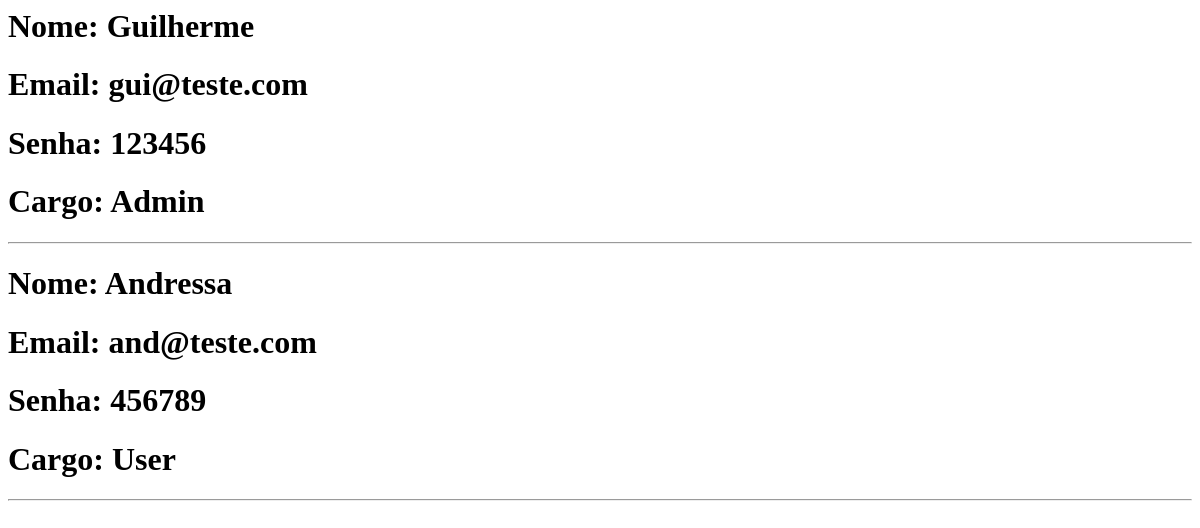
Page /autenticacao/listar/ on the earlier database version.
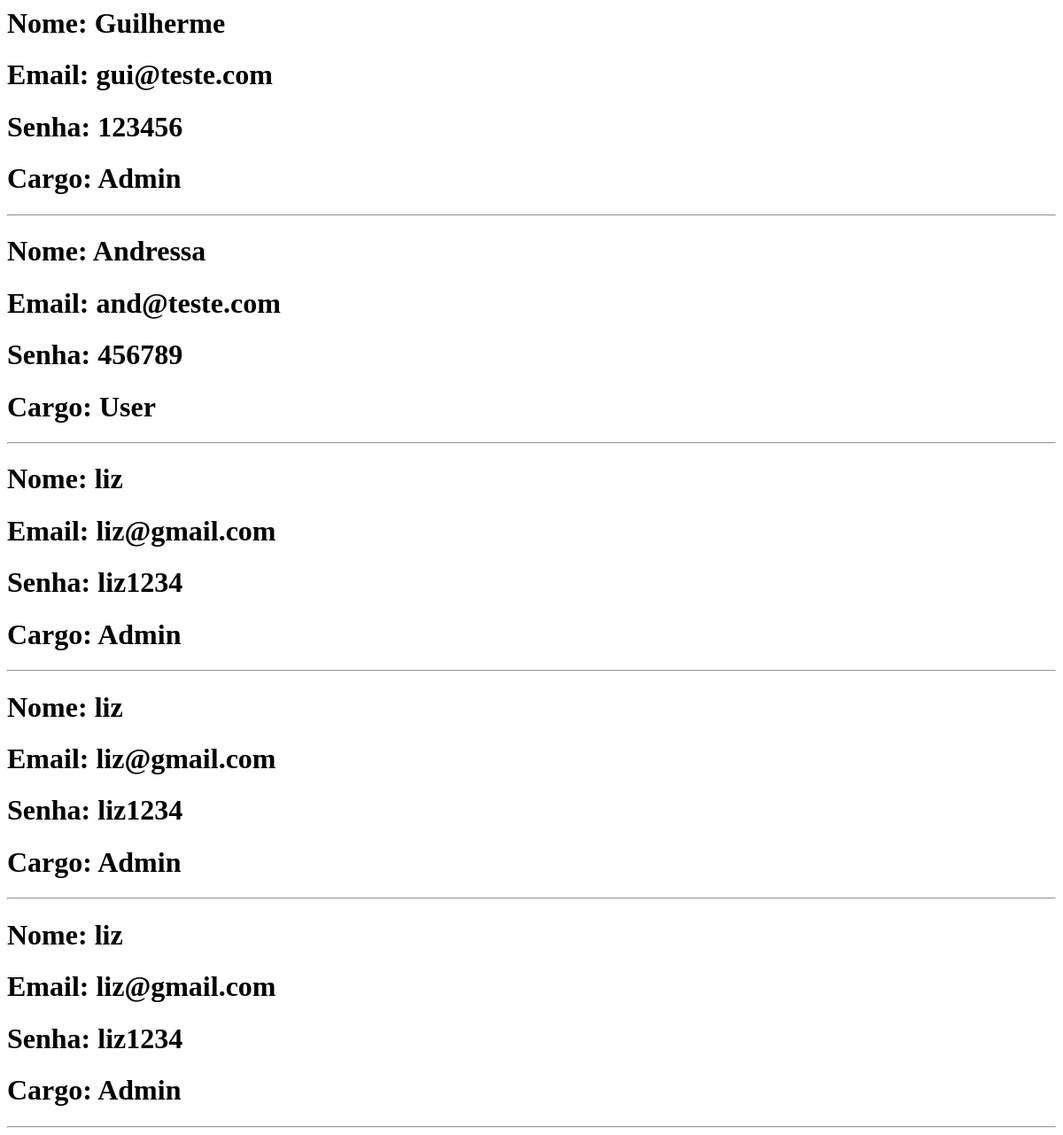
Same page on the later database version.
### autenticacao/models.py (models this page shows)
class Pessoa(models.Model):
    nome = models.CharField(max_length=100)
    email = models.EmailField(max_length=254)
    senha = models.CharField(max_length=100)
    cargo = models.ForeignKey(Cargo, on_delete=models.DO_NOTHING)
    def __str__(self):
        return self.nome

class Cargo(models.Model):
    nome = models.CharField(max_length=100)
    def __str__(self):
        return self.nome

### autenticacao/views.py (the view, shortened to what this page needs)
# urls.py: path('listar/', views.listar, name='listar'),
def listar(request):
    pessoas = Pessoa.objects.all()
    return render(request, 'listar/listar.html', {'pessoas': pessoas})

### autenticacao/templates/listar/listar.html
{% for pessoa in pessoas %}
<h1>Nome: {{pessoa}}</h1>
<h1>Email: {{pessoa.email}}</h1>
<h1>Senha: {{pessoa.senha}}</h1>
<h1>Cargo: {{pessoa.cargo}}</h1>
<hr>
{% endfor %}

Differences in the rows shown:
added Pessoa: nome "liz", email "liz@gmail.com", senha "liz1234", cargo "Admin"
added Pessoa: nome "liz", email "liz@gmail.com", senha "liz1234", cargo "Admin"
added Pessoa: nome "liz", email "liz@gmail.com", senha "liz1234", cargo "Admin"
